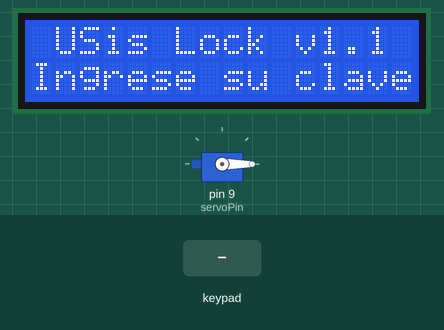
The sketch below on a simulated Arduino Nano, built with avr-gcc and run on an emulated ATmega328P. Parts: 16×2 character LCD, servo. Inputs (shaded band) come from the test bench.

Above: at 8.3 s.
8.4 s: keypad keys 1 2 3 4 # pressed 0.4 s apart
At 10.8 s:
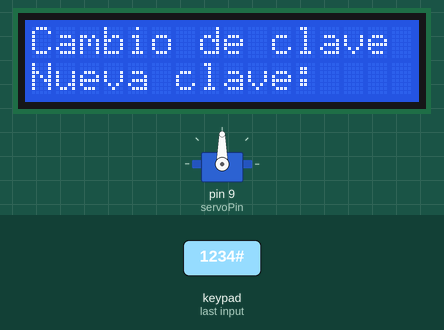
11.9 s: key '*' pressed
At 12.4 s:
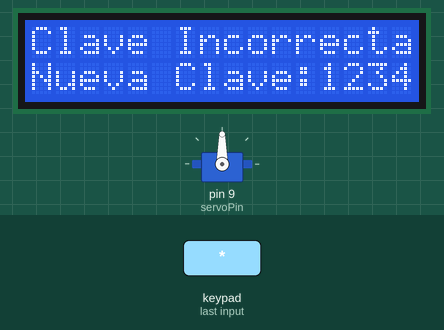
13.4 s: keypad keys 1 2 3 4 pressed 0.4 s apart
At 15.5 s:
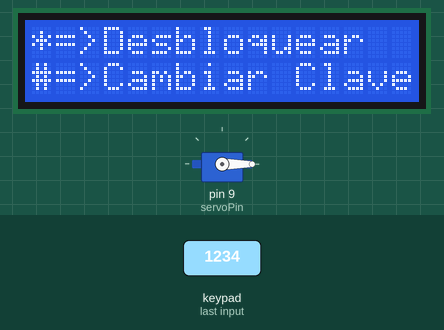
16.5 s: key '#' pressed
At 19.3 s:
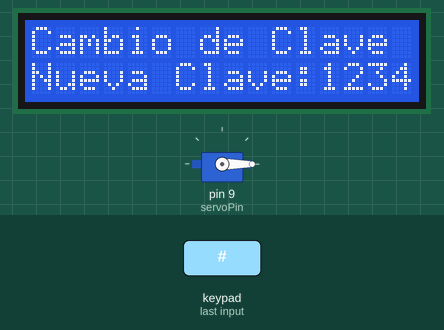
19.5 s: keypad keys 1 2 3 4 * pressed 0.4 s apart
At 21.7 s:
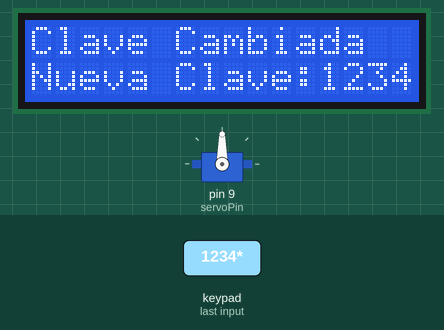
23.0 s: keypad keys 2 3 4 5 * pressed 0.4 s apart
At 25.6 s:
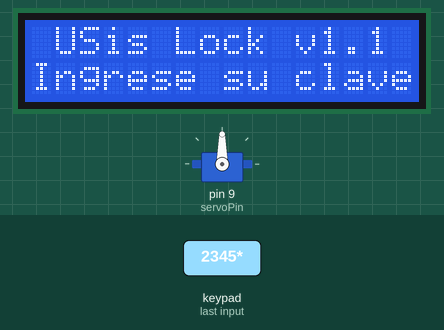
Timing chart, 0 to 27.1 s (numbered marks = the images above; inputs shaded):
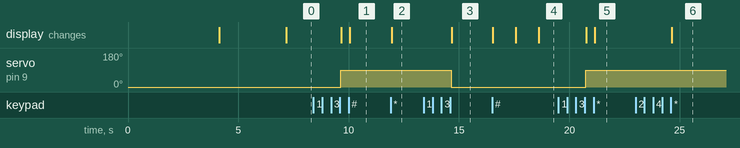

Measured:
- after the input at 8.4 s, servo on pin 9 (servoPin): 0° → 90° after 1.2 s; the display: first changes after 1.3 s (image 1 shows a later state)
- after the input at 11.9 s, the display: changes at once (image 2)
- after the input at 13.4 s, servo on pin 9 (servoPin): 90° → 0° after 1.2 s; the display: changes after 1.3 s (image 3)
- after the input at 16.5 s, the display: first changes at once (image 4 shows a later state)
- after the input at 19.5 s, servo on pin 9 (servoPin): 0° → 90° after 1.2 s; the display: first changes after 1.3 s (image 5 shows a later state)
- after the input at 23.0 s, the display: changes after 1.6 s (image 6)

The sketch:

cerraduraelectronica.ino
```cpp
//CERRADURA ELECTRÓNICA CON ARDUINO NANO
//COMPILADO FEBRERO 2024. BARQUISIMETO, ESTADO LARA, VENEZUELA


// Incluye las librerías necesarias
#include <LiquidCrystal_I2C.h>
#include <Keypad.h>
#include <Servo.h>

// Define el número de filas y columnas del teclado
const byte ROWS = 4;
const byte COLS = 3;

// Define los símbolos del teclado en una matriz
char keys[ROWS][COLS] = {
  { '1', '2', '3' },
  { '4', '5', '6' },
  { '7', '8', '9' },
  { '*', '0', '#' }
};

// Pines del Arduino Nano que se conectan con las filas y columnas del teclado
byte rowPins[ROWS] = { 2, 3, 4, 5 };
byte colPins[COLS] = { 6, 7, 8 };

// Crea un objeto de la clase Keypad
Keypad keypad = Keypad(makeKeymap(keys), rowPins, colPins, ROWS, COLS);

// Crea un objeto de la clase LiquidCrystal_I2C con la dirección 0x27, además de 16 columnas y 2 filas
LiquidCrystal_I2C lcd(0x27, 16, 2);

// Crea un objeto de la clase Servo
Servo servo;

// Define el pin del Arduino que se conecta con el servo
const int servoPin = 9;

// Define una variable para almacenar la entrada del usuario
String entrada = "";

// Define una variable para indicar si el sistema está bloqueado o desbloqueado
bool bloqueo = true;

// Define una variable para indicar si el usuario quiere cambiar la contraseña
bool cambio = false;

// Define la contraseña inicial
String clave = "1234";

//const int pinBuzzer = 10; // Número del pin de Arduino al que conectamos el buzzer activo


// Método Principal
void setup()
{
  // Inicializa la LCD
  lcd.init();
  lcd.backlight();

  // Inicializa el servomotor y se coloca en la posición inicial
  servo.attach(servoPin);
  servo.write(0);

  //pinMode(pinBuzzer, OUTPUT);

  //Se invoca al mensaje de inicio
  mensaje_inicio();
}

void loop() {

  /*digitalWrite(pinBuzzer, HIGH); // Enciende el buzzer (5V)
  delay(1000); // Espera 1 segundo
  digitalWrite(pinBuzzer, LOW); // Apaga el buzzer (0V)
  delay(4000); // Espera 4 segundos*/

  // Leer la tecla pulsada por el usuario
  char tecla = keypad.getKey();
  // Si se ha pulsado alguna tecla
  if (tecla)
  {
    // Si se ha pulsado el símbolo #
    if (tecla == '#')
    {
      // Si el sistema está desbloqueado
      if (!bloqueo)
      {
        // Activa el modo de cambio de contraseña
        cambio = true;
        // Borra la entrada anterior
        entrada = "";
        // Muestra un mensaje en la LCD
        lcd.clear();
        lcd.setCursor(0, 0);
        lcd.print("Cambio de clave");
        lcd.setCursor(0, 1);
        lcd.print("Nueva clave:");
      }
      // Si el sistema está bloqueado
      else
      {
        // Borra la entrada anterior
        entrada = "";
        // Muestra un mensaje en el LCD
        mensaje_incorrecta();
        delay(1000);
        lcd.clear();
        lcd.setCursor(0, 0);
        lcd.print("Cambio de Clave");
        lcd.setCursor(0, 1);
        lcd.print("Nueva Clave:" + clave);
      }
    }
    // Si se ha pulsado el símbolo *
    else if (tecla == '*')
    {
      // Si el sistema está desbloqueado y se quiere cambiar la contraseña
      if (!bloqueo && cambio) {
        // Si la entrada tiene 4 dígitos
        if (entrada.length() == 4)
        {
          // Cambia la contraseña por una nueva
          clave = entrada;
          // Desactiva el modo de cambio de contraseña
          cambio = false; //OJO
          // Mostrar un mensaje en el LCD
          lcd.clear();
          lcd.setCursor(0, 0);
          lcd.print("Clave Cambiada");
          lcd.setCursor(0, 1);
          lcd.print("Nueva Clave:" + clave);
        }
        // Si la entrada no tiene 4 dígitos
        else
        {
          // Borra la entrada anterior
          entrada = "";
          // Muestra un mensaje en el LCD
          lcd.clear();
          lcd.setCursor(0, 0);
          lcd.print("Clave Incorrecta");
          lcd.setCursor(0, 1);
          lcd.print("Nueva Clave:" + clave);
        }
      }
      // Si el sistema está bloqueado o no se quiere cambiar la contraseña
      else
      {
        // Borra la entrada anterior
        entrada = "";
        // Muentra un mensaje en la LCD
        ingreso_clave();
      }
    }
    // Si se ha pulsado un número
    else
    {
      // Añade el número a la entrada
      entrada += tecla;
      // Mostrar el número en el LCD
      lcd.print(tecla);
      // Si la entrada tiene 4 dígitos
      if (entrada.length() == 4) {
        // Si la entrada coincide con la contraseña
        if (entrada == clave) {
          // Si el sistema está bloqueado
          if (bloqueo) {
            // Desbloquea el sistema
            bloqueo = false;
            // Mueve el servo a la posición de desbloqueo
            servo.write(90);
            // Muestra un mensaje en el LCD
            lcd.clear();
            lcd.setCursor(0, 0);
            lcd.print("Clave correcta");
            lcd.setCursor(0, 1);
            lcd.print("Sistema abierto");
            //delay(2000);
            lcd.clear();
            //menu_dosteclas();
            lcd.setCursor(0, 0);
            lcd.print("*=>Bloquear");
            lcd.setCursor(0, 1);
            lcd.print("#=>Cambiar Clave");
          }
          // Si el sistema está desbloqueado
          else {
            // Bloquea el sistema
            bloqueo = true;
            // Mueve el servo a la posición de bloqueo
            servo.write(0);
            // Muestra un mensaje en la LCD
            lcd.clear();
            lcd.setCursor(0, 0);
            lcd.print("Clave correcta");
            lcd.setCursor(0, 1);
            lcd.print("Sistema cerrado");
            //delay(2000);
            lcd.clear();
            //menu_dosteclas();
            lcd.setCursor(0, 0);
            lcd.print("*=>Desbloquear");
            lcd.setCursor(0, 1);
            lcd.print("#=>Cambiar Clave");
            //ingreso_clave();
          }
        }
        // Si la entrada no coincide con la contraseña
        else {
          // Borra la entrada anterior
          entrada = "";
          // Mostrar un mensaje en el LCD
          mensaje_incorrecta();
        }
      }
    }
  }

}

// Método para el mensaje de bienvenida en la LCD con nombre del proyecto
void mensaje_inicio() {
  lcd.setCursor(0, 0);
  lcd.print(" USis Lock v1.1");
  lcd.setCursor(0, 1);
  lcd.print("  Barquisimeto  ");
  delay(4000);
  lcd.clear();
  lcd.setCursor(0, 0);
  lcd.print(" Bienvenido(a)! ");
  lcd.setCursor(0, 1);
  lcd.print("================");
  delay(3000);
  ingreso_clave();
}

// Para el ingreso de la contraseña
void ingreso_clave()
{
  lcd.clear();
  lcd.setCursor(0, 0);
  lcd.print(" USis Lock v1.1");
  lcd.setCursor(0, 1);
  lcd.print("Ingrese su clave");
}

// Método de un mensaje de clave errada que se repite
void mensaje_incorrecta() {
  lcd.clear();
  lcd.setCursor(0, 0);
  lcd.print("Clave Incorrecta");
  lcd.setCursor(0, 1);
  lcd.print("Intente de nuevo");
  delay(1000);
  ingreso_clave();
}
```
